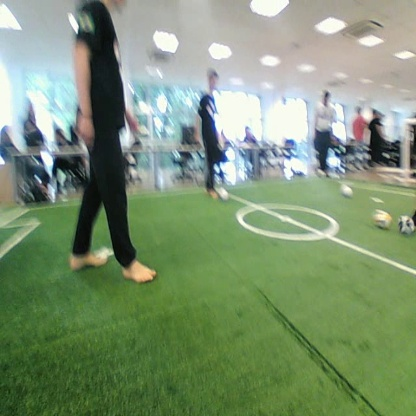
#> input picture img/teste3.jpg, 416 x 416 px
$ jupyter execute notebook.ipynb
#> lines starting #> are read from the running program, lines starting #| are printed output that depends on the picture; after the words box and inside, x2 and y2 are one past the last pixel; in counts of white or black regions, pixels touching at a corner belong together
[cell 1]
import math
import numpy as np
import cv2 as cv
import matplotlib.pyplot as plt

filename = 'img/teste3.jpg'

# Loads an image
img = cv.imread(filename)
#> img is the input picture: shape (416, 416, 3); mean B, G, R 115.5, 147, 125.6
img = cv.cvtColor(img, cv.COLOR_BGR2GRAY)
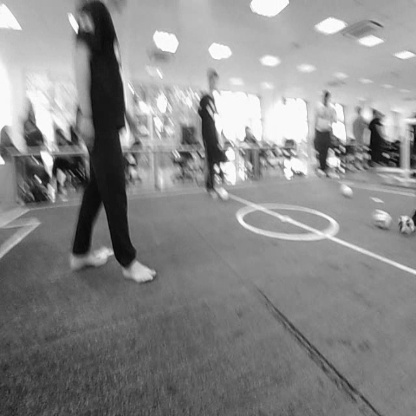
#> img: shape (416, 416); min 3, max 255, mean 137
img = cv.GaussianBlur(img,(3,3),0)

mask = np.zeros(img.shape).astype('uint8')
mask[img > 200] = int(255)


dst = cv.Canny(mask, 50, 200)
lines = cv.HoughLines(dst, 1, np.pi / 180, 150, None, 0, 0)

# Copy edges to the images that will display the results in BGR
cdst = cv.cvtColor(dst, cv.COLOR_GRAY2BGR)
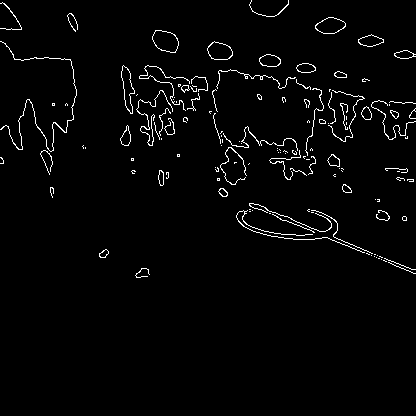
#> cdst: shape (416, 416, 3); 2.4% white in thin lines or dots, all inside (x1, y1, x2, y2) = (0, 0, 416, 278)

if lines is not None:
    for i in range(0, len(lines)):
        rho = lines[i][0][0]
        theta = lines[i][0][1]
        a = math.cos(theta)
        b = math.sin(theta)
        x0 = a * rho
        y0 = b * rho
        pt1 = (int(x0 + 1000*(-b)), int(y0 + 1000*(a)))
        pt2 = (int(x0 - 1000*(-b)), int(y0 - 1000*(a)))
        cv.line(cdst, pt1, pt2, (0,0,255), 3, cv.LINE_AA)


figura = plt.figure(figsize = (40,40))

figura.add_subplot(1,4,1)
plt.imshow(img, cmap='gray', vmin=0, vmax=255)
plt.title(f'Source')

figura.add_subplot(1,4,2)
plt.imshow(mask, cmap='gray', vmin=0, vmax=255)
plt.title(f'Source')

figura.add_subplot(1,4,3)
plt.imshow(cdst, cmap='gray', vmin=0, vmax=255)
plt.title(f'Source')

'''figura.add_subplot(1,4,4)
plt.imshow(mask2, cmap='gray', vmin=0, vmax=255)
plt.title(f'Source')'''
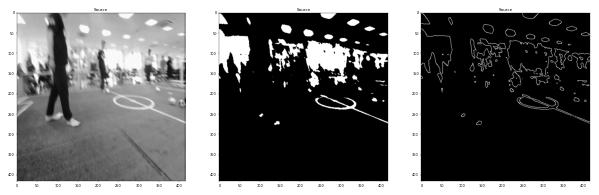
#> figure drawn by matplotlib, 3 panels

$ run again, with img/teste1.jpg copied over img/teste3.jpg
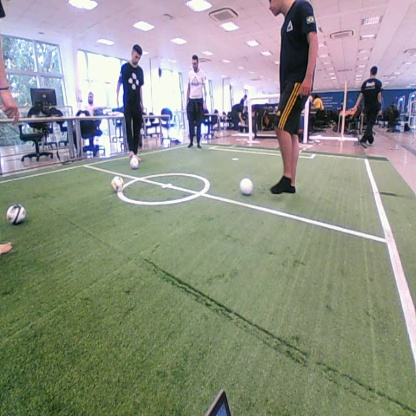
#> input picture img/teste1.jpg, 416 x 416 px
#> img is the input picture: shape (416, 416, 3); mean B, G, R 133.8, 146, 142.3
#> after the loop `for i in range(0, len(lines)):`:
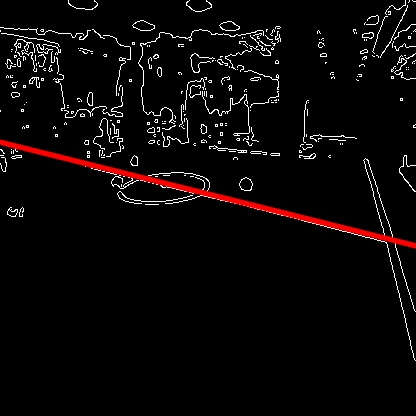
#> cdst: shape (416, 416, 3); mean B, G, R 7.6, 7.6, 11
#> `[cell 1] import math import numpy as np import cv2 as cv import matplo..`:
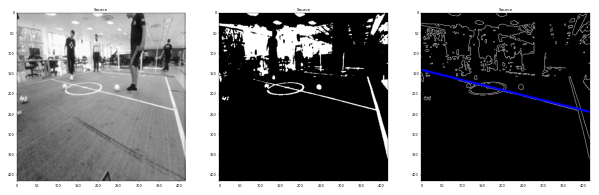
#> figure drawn by matplotlib, 3 panels; B, G, R data is drawn as R, G, B
#> (printed output is left out)

$ run again, with img/teste2.jpg copied over img/teste3.jpg
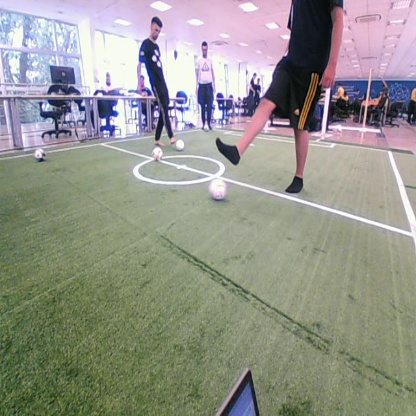
#> input picture img/teste2.jpg, 416 x 416 px
#> img is the input picture: shape (416, 416, 3); mean B, G, R 139, 148.1, 147.2
#> after the loop `for i in range(0, len(lines)):`:
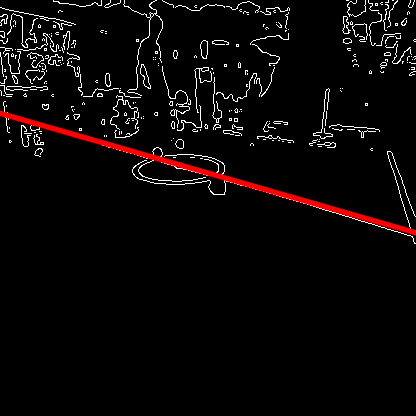
#> cdst: shape (416, 416, 3); mean B, G, R 7.6, 7.6, 11
#> `[cell 1] import math import numpy as np import cv2 as cv import matplo..`:
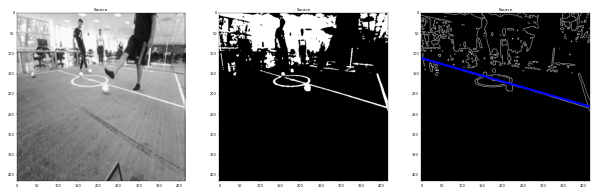
#> figure drawn by matplotlib, 3 panels; B, G, R data is drawn as R, G, B
#> (printed output is left out)
